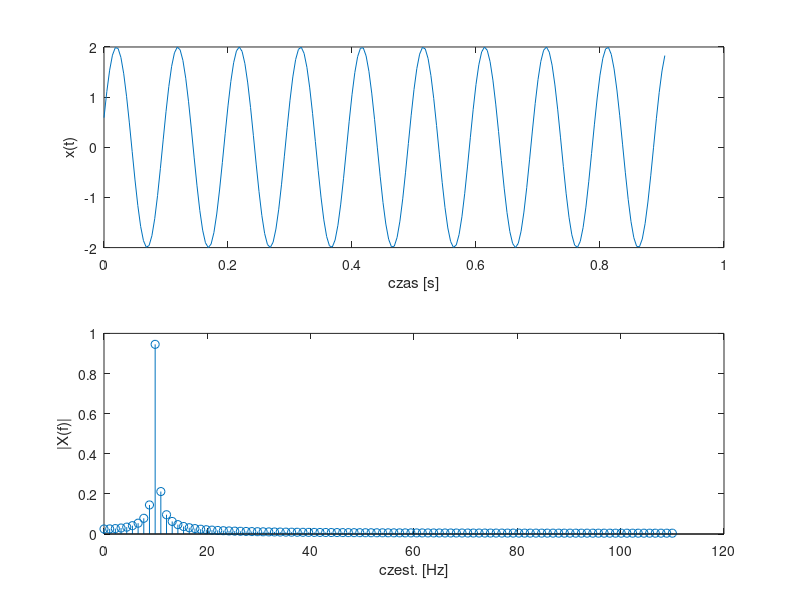

MATLAB code for this plot:
%Konrad Bialek
%248993
%czwartek TP 9.15;

clear;
f1=10.1;	% czestotliwosc sinosoidy
%f1=11; %f1=22; %c)
A1=2;		% amplituda sinusoidy
phi1=0.3;	% faza sinusoidy

fp=220;		% czestotliwosc probkowania
%fp=202; %fp=50.5; %d)
N=200;		% dlugosc sygnalu
%N=202; %N=1493; %d)
Nf=200;

% generuj os czasu
t=0:1/fp:(N-1)/fp;

% generuj sygnal i wykres
syg=A1*sin(2*pi*f1*t+phi1);
clf;
subplot(211);
plot(t,syg);
xlabel('czas [s]');
ylabel('x(t)');

% wyznacz widmo
widmo=fft(syg,Nf)/Nf;
widmo_amp=abs(widmo);
subplot (212);
N21 = Nf / 2 + 1;
f = linspace (0, fp/2, N21);
stem (f, widmo_amp(1:N21));
xlabel ('czest. [Hz]');
ylabel ('|X(f)|');

set (gcf,'Position',[50 50 800 700]);

